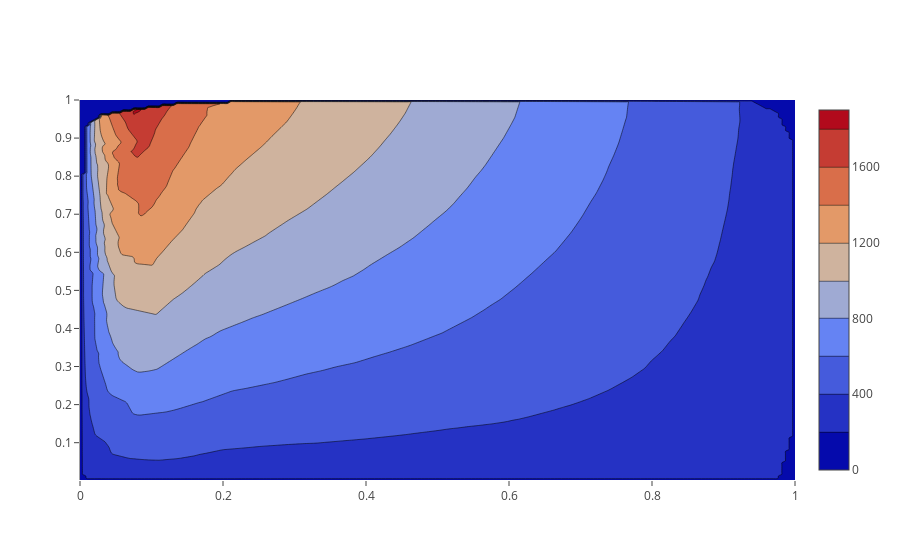

Notebook source saved alongside this figure:
### Code cell
df_new=df_p
x=df_new['f']
y=df_new['pv']
z=df_new[sp]
resX=200
resY=200
xi = np.linspace(min(x), max(x), resX)
yi = np.linspace(min(y), max(y), resY)
grid_x,grid_y = np.meshgrid(xi,yi)

Z = griddata(df_new[['f','pv']],df_new[sp], (grid_x, grid_y), method='linear')
import plotly.graph_objs as go
data=[
    go.Contour(
    z=np.nan_to_num(Z),
    x=xi,
    y=yi    
    )
]
pyoff.iplot(data)

### Figure 1 — Plotly figure (JSON) as saved in the notebook; plotly's stock layout.template omitted (floating-point values rounded to 4 significant figures; data arrays with more than 128 entries replaced by an {"elided": "..."} marker saying what was removed)
{"data": [{"autocontour": true, "contours": {"end": 1800, "size": 200, "start": 200}, "type": "contour", "uid": "7480d319-374b-4bce-96c9-03833323ece2", "x": {"elided": "200 float values"}, "y": {"elided": "200 float values"}, "z": {"elided": "200x200 float values"}, "zauto": true, "zmax": 1811.0, "zmin": 0}], "layout": {"autosize": true, "xaxis": {"autorange": true, "range": [0, 1], "type": "linear"}, "yaxis": {"autorange": true, "range": [0.002, 1], "type": "linear"}}}
